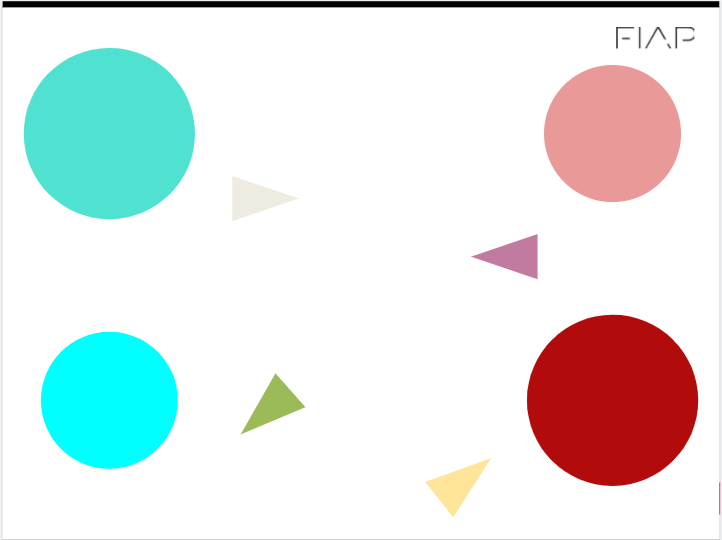
#> input picture circulo.png, 722 x 540 px
$ python checkpoint_img.py
#> lines starting #> are read from the running program, lines starting #| are printed output that depends on the picture; after the words box and inside, x2 and y2 are one past the last pixel; in counts of white or black regions, pixels touching at a corner belong together
import cv2
from matplotlib import pyplot as plt
import numpy as np
import math

img = cv2.imread('circulo.png')
#> img is the input picture: shape (540, 722, 3); mean B, G, R 229.2, 230.8, 225.6
img_rgb = cv2.cvtColor(img, cv2.COLOR_BGR2RGB)
img_hsv = cv2.cvtColor(img, cv2.COLOR_BGR2HSV)
#> img_hsv: shape (540, 722, 3); mean H, S, V 10.4, 38.2, 244

# máscara do contorno do vermelho
image_lower_hsv = np.array([0, 165, 127])
image_upper_hsv = np.array([30, 255, 255])

mask_hsv = cv2.inRange(img_hsv, image_lower_hsv, image_upper_hsv)
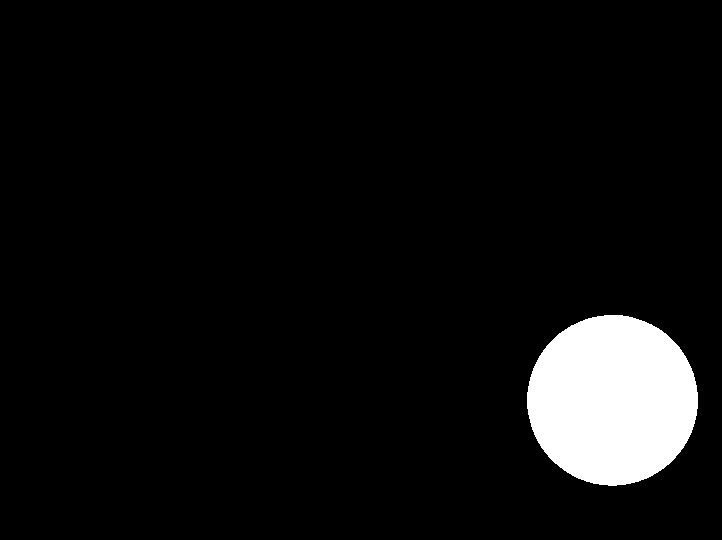
#> mask_hsv: shape (540, 722); 5.9% white; 1 white region, box (x1, y1, x2, y2) and area: (527, 315, 698, 486) 22853
mask_hsv = cv2.erode(mask_hsv, None, iterations=2)
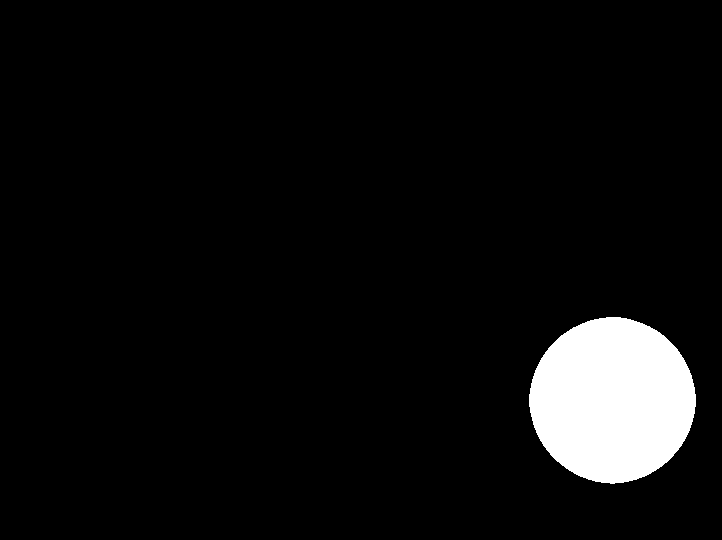
#> mask_hsv: shape (540, 722); 5.5% white; 1 white region, box (x1, y1, x2, y2) and area: (529, 317, 696, 484) 21501
mask_hsv = cv2.dilate(mask_hsv, None, iterations=2)

# azul
image_lower_hsv2 = np.array([80, 165, 127])
image_upper_hsv2 = np.array([90, 230, 230])

mask_hsv2 = cv2.inRange(img_hsv, image_lower_hsv2, image_upper_hsv2)
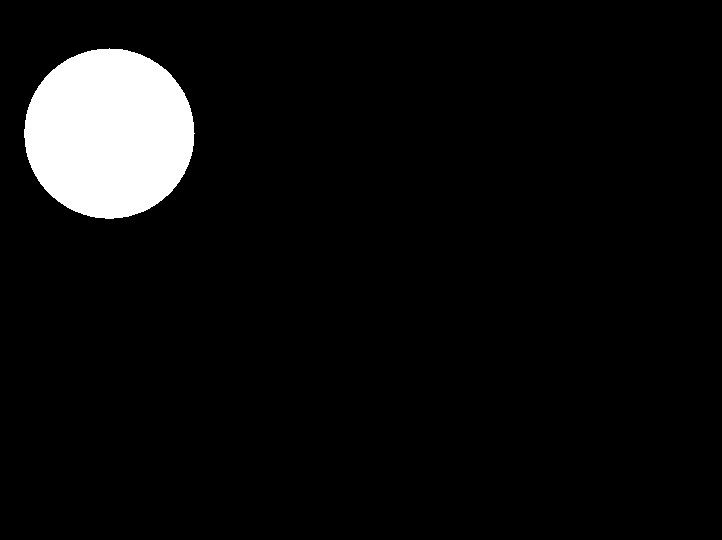
#> mask_hsv2: shape (540, 722); 5.8% white; 1 white region, box (x1, y1, x2, y2) and area: (24, 48, 195, 219) 22722
mask_hsv2 = cv2.erode(mask_hsv2, None, iterations=2)
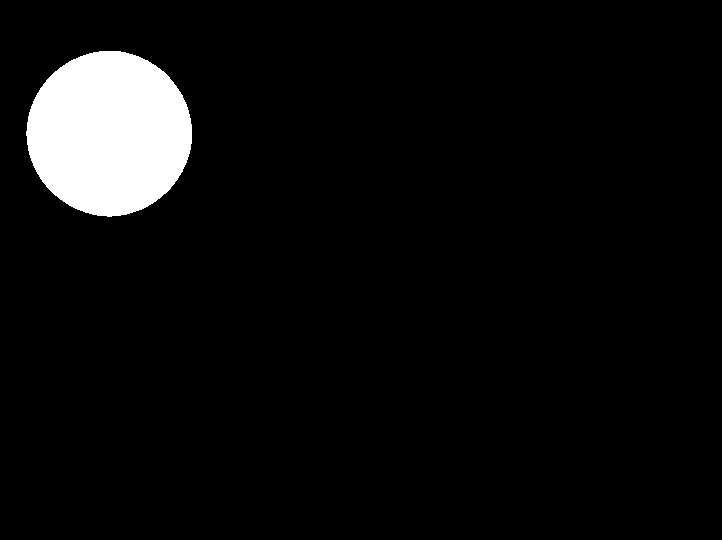
#> mask_hsv2: shape (540, 722); 5.5% white; 1 white region, box (x1, y1, x2, y2) and area: (26, 51, 192, 217) 21376
mask_hsv2 = cv2.dilate(mask_hsv2, None, iterations=2)
#> mask_hsv2: shape (540, 722); 5.8% white; 1 white region, box (x1, y1, x2, y2) and area: (24, 49, 194, 219) 22720

# somamos as duas mascaras em uma imagem
mask_total = cv2.bitwise_or(mask_hsv, mask_hsv2)
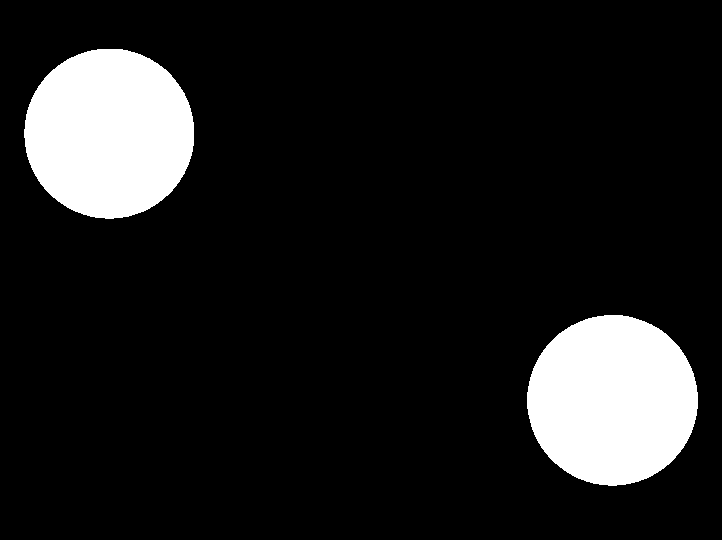
#> mask_total: shape (540, 722); 11.7% white; 2 white regions, box (x1, y1, x2, y2) and area: (527, 315, 698, 486) 22853, (24, 49, 194, 219) 22720

mask_rgb = cv2.cvtColor(mask_total, cv2.COLOR_GRAY2RGB)
#> mask_rgb: shape (540, 722, 3); 11.7% white; 2 white regions
contornos_img = mask_rgb.copy()
contornos, _ = cv2.findContours(
    mask_total, cv2.RETR_TREE, cv2.CHAIN_APPROX_SIMPLE)
#> contornos = 2 contours; box (x1, y1, x2, y2) and area: (527, 315, 698, 486) 22612, (24, 49, 194, 219) 22479

centros = []

for c in contornos:
    size = 20
    color = (128, 128, 0)
    font = cv2.FONT_HERSHEY_SIMPLEX

    M = cv2.moments(c)

    if (M['m00'] != 0):
        cx = int(M['m10']/M['m00'])
        cy = int(M['m01']/M['m00'])

        centro = [cx, cy]
        centros.append(centro)

        c_area = cv2.contourArea(c)
        cv2.putText(contornos_img, str(
            f'area: {c_area}'), (cx - 80, cy + 120), font, 0.6, (200, 50, 0), 2, cv2.LINE_AA)
        cv2.putText(contornos_img, str(
            f'centro: [{cx},{cy}]'), (cx - 80, cy - 100), font, 0.6, (200, 50, 0), 2, cv2.LINE_AA)

        cv2.line(contornos_img, (cx - size, cy), (cx + size, cy), color, 5)
        cv2.line(contornos_img, (cx, cy - size), (cx, cy + size), color, 5)

        rect = cv2.minAreaRect(c)
        box = cv2.boxPoints(rect)
        box = np.intp(box)

        cv2.drawContours(contornos_img, contornos, -1, [255, 0, 0], 5)
#> this loop made 2 passes
#> (size, color, font, cx, cy, c_area, rect, box) on passes 1 to 2: (20, (128, 128, 0), 0, 612, 399, 22612, ((612, 400), (169.7, 169.7), -45), [[612, 520], [492, 400], [612, 280], [732, 400]]), (20, (128, 128, 0), 0, 108, 133, 22479, ((108.5, 133.5), (169, 169), -90), [[193, 218], [24, 218], [24, 49], [193, 49]])
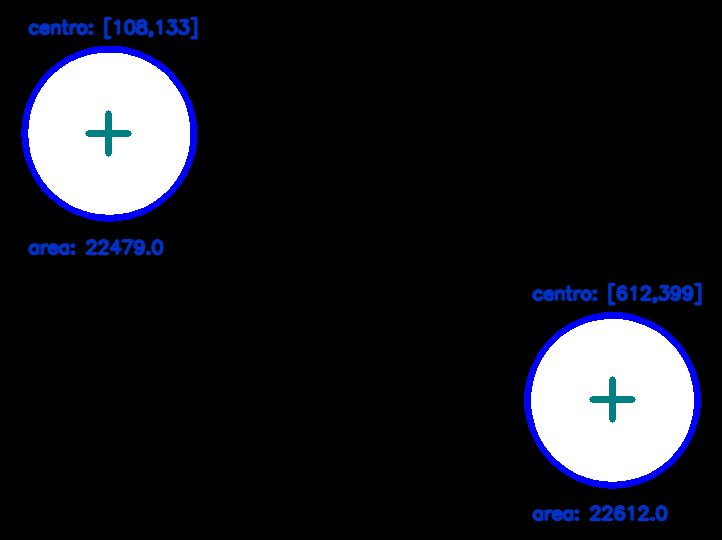
#> contornos_img: shape (540, 722, 3); mean B, G, R 34.1, 27.5, 26.5
#> after the loop, centros = [[612, 399], [108, 133]]


# desenha linha entre centros
if (len(centros) > 0):
    cv2.line(contornos_img, centros[0], centros[1], color, 5)

    p2 = centros[0]
#> p2 = [612, 399]
    p1 = centros[1]
#> p1 = [108, 133]

    dx = p2[0] - p1[0]
#> dx = 504
    dy = p2[1] - p1[1]
#> dy = 266
    theta = math.atan2(dy, dx)
#> theta = 0.486
    angle = math.degrees(theta)
#> angle = 27.82
    if angle < 0:
        angle = 360 + angle

    cv2.putText(contornos_img, str(
        f'angulo: {angle}'), (10, 520), font, 0.6, (200, 50, 0), 2, cv2.LINE_AA)
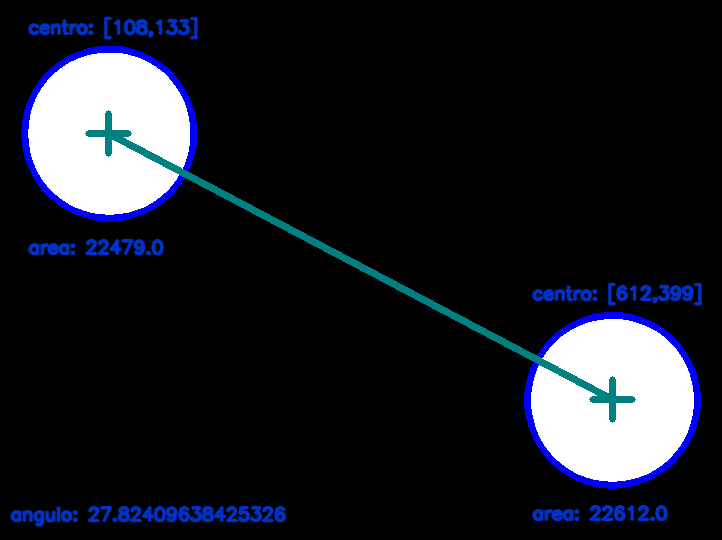
#> contornos_img: shape (540, 722, 3); mean B, G, R 36, 28.5, 25.8

plt.imshow(contornos_img)
plt.show()
